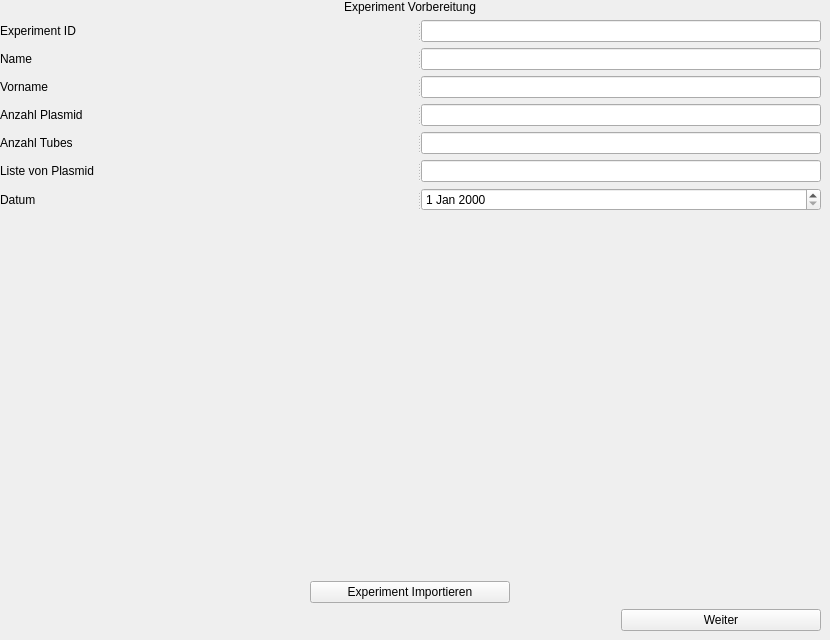
               <widget class="QWidget" name="vorbereitungExperimentPage">
                <property name="sizePolicy">
                 <sizepolicy hsizetype="Expanding" vsizetype="Expanding">
                  <horstretch>0</horstretch>
                  <verstretch>0</verstretch>
                 </sizepolicy>
                </property>
                <widget class="QWidget" name="">
                 <property name="geometry">
                  <rect>
                   <x>0</x>
                   <y>0</y>
                   <width>821</width>
                   <height>631</height>
                  </rect>
                 </property>
                 <layout class="QVBoxLayout" name="verticalLayout_4">
                  <item>
                   <layout class="QVBoxLayout" name="verticalLayout">
                    <item alignment="Qt::AlignHCenter">
                     <widget class="QLabel" name="experimentVoebereitungLabel">
                      <property name="text">
                       <string>Experiment Vorbereitung</string>
                      </property>
                     </widget>
                    </item>
                    <item>
                     <widget class="QSplitter" name="splitter">
                      <property name="orientation">
                       <enum>Qt::Horizontal</enum>
                      </property>
                      <widget class="QLabel" name="label_7">
                       <property name="text">
                        <string>Experiment ID</string>
                       </property>
                      </widget>
                      <widget class="QLineEdit" name="experimentIdLE">
                       <property name="minimumSize">
                        <size>
                         <width>100</width>
                         <height>0</height>
                        </size>
                       </property>
                       <property name="maximumSize">
                        <size>
                         <width>400</width>
                         <height>16777215</height>
                        </size>
                       </property>
                       <property name="toolTip">
                        <string>&lt;html&gt;&lt;head/&gt;&lt;body&gt;&lt;p&gt;Experiment ID eingeben&lt;/p&gt;&lt;/body&gt;&lt;/html&gt;</string>
                       </property>
                      </widget>
                     </widget>
                    </item>
                    <item>
                     <widget class="QSplitter" name="splitter_2">
                      <property name="orientation">
                       <enum>Qt::Horizontal</enum>
                      </property>
                      <widget class="QLabel" name="label_10">
                       <property name="text">
                        <string>Name</string>
                       </property>
                      </widget>
                      <widget class="QLineEdit" name="nameLE">
                       <property name="minimumSize">
                        <size>
                         <width>100</width>
                         <height>0</height>
                        </size>
                       </property>
                       <property name="maximumSize">
                        <size>
                         <width>400</width>
                         <height>16777215</height>
                        </size>
                       </property>
                       <property name="toolTip">
                        <string>&lt;html&gt;&lt;head/&gt;&lt;body&gt;&lt;p&gt;Name eingeben&lt;/p&gt;&lt;/body&gt;&lt;/html&gt;</string>
                       </property>
                      </widget>
                     </widget>
                    </item>
                    <item>
                     <widget class="QSplitter" name="splitter_3">
                      <property name="orientation">
                       <enum>Qt::Horizontal</enum>
                      </property>
                      <widget class="QLabel" name="label_11">
                       <property name="text">
                        <string>Vorname</string>
                       </property>
                      </widget>
                      <widget class="QLineEdit" name="vornameLE">
                       <property name="minimumSize">
                        <size>
                         <width>100</width>
                         <height>0</height>
                        </size>
                       </property>
                       <property name="maximumSize">
                        <size>
                         <width>400</width>
                         <height>16777215</height>
                        </size>
                       </property>
                       <property name="toolTip">
                        <string>&lt;html&gt;&lt;head/&gt;&lt;body&gt;&lt;p&gt;Vorname eingeben&lt;/p&gt;&lt;/body&gt;&lt;/html&gt;</string>
                       </property>
                      </widget>
                     </widget>
                    </item>
                    <item>
                     <widget class="QSplitter" name="splitter_4">
                      <property name="orientation">
                       <enum>Qt::Horizontal</enum>
                      </property>
                      <widget class="QLabel" name="label_12">
                       <property name="text">
                        <string>Anzahl Plasmid</string>
                       </property>
                      </widget>
                      <widget class="QLineEdit" name="anzahlPlasmidLE">
                       <property name="minimumSize">
                        <size>
                         <width>100</width>
                         <height>0</height>
                        </size>
                       </property>
                       <property name="maximumSize">
                        <size>
                         <width>400</width>
                         <height>16777215</height>
                        </size>
                       </property>
                       <property name="toolTip">
                        <string>&lt;html&gt;&lt;head/&gt;&lt;body&gt;&lt;p&gt;Anzahl von Plasmid eingeben&lt;/p&gt;&lt;/body&gt;&lt;/html&gt;</string>
                       </property>
                      </widget>
                     </widget>
                    </item>
                    <item>
                     <widget class="QSplitter" name="splitter_6">
                      <property name="orientation">
                       <enum>Qt::Horizontal</enum>
                      </property>
                      <widget class="QLabel" name="label_16">
                       <property name="text">
                        <string>Anzahl Tubes</string>
                       </property>
                      </widget>
                      <widget class="QLineEdit" name="anzahlTubesLE">
                       <property name="minimumSize">
                        <size>
                         <width>100</width>
                         <height>0</height>
                        </size>
                       </property>
                       <property name="maximumSize">
                        <size>
                         <width>400</width>
                         <height>16777215</height>
                        </size>
                       </property>
                       <property name="toolTip">
                        <string>&lt;html&gt;&lt;head/&gt;&lt;body&gt;&lt;p&gt;Anzahl von Tube eingeben&lt;/p&gt;&lt;/body&gt;&lt;/html&gt;</string>
                       </property>
                      </widget>
                     </widget>
                    </item>
                    <item>
                     <widget class="QSplitter" name="splitter_7">
                      <property name="orientation">
                       <enum>Qt::Horizontal</enum>
                      </property>
                      <widget class="QLabel" name="label_18">
                       <property name="text">
                        <string>Liste von Plasmid</string>
                       </property>
                      </widget>
                      <widget class="QLineEdit" name="plasmidListEV_LE">
                       <property name="minimumSize">
                        <size>
                         <width>100</width>
                         <height>0</height>
                        </size>
                       </property>
                       <property name="maximumSize">
                        <size>
                         <width>400</width>
                         <height>16777215</height>
                        </size>
                       </property>
                       <property name="toolTip">
                        <string>&lt;html&gt;&lt;head/&gt;&lt;body&gt;&lt;p&gt;Anzahl von Tube eingeben&lt;/p&gt;&lt;/body&gt;&lt;/html&gt;</string>
                       </property>
                      </widget>
                     </widget>
                    </item>
                    <item>
                     <widget class="QSplitter" name="splitter_5">
                      <property name="orientation">
                       <enum>Qt::Horizontal</enum>
                      </property>
                      <widget class="QLabel" name="label_13">
                       <property name="text">
                        <string>Datum</string>
                       </property>
                      </widget>
                      <widget class="QDateEdit" name="datumLE">
                       <property name="minimumSize">
                        <size>
                         <width>100</width>
                         <height>0</height>
                        </size>
                       </property>
                       <property name="maximumSize">
                        <size>
                         <width>400</width>
                         <height>16777215</height>
                        </size>
                       </property>
                      </widget>
                     </widget>
                    </item>
                    <item>
                     <spacer name="verticalSpacer_4">
                      <property name="orientation">
                       <enum>Qt::Vertical</enum>
                      </property>
                      <property name="sizeHint" stdset="0">
                       <size>
                        <width>20</width>
                        <height>40</height>
                       </size>
                      </property>
                     </spacer>
                    </item>
                    <item alignment="Qt::AlignHCenter">
                     <widget class="QLabel" name="label_14">
                      <property name="maximumSize">
                       <size>
                        <width>16777215</width>
                        <height>50</height>
                       </size>
                      </property>
                      <property name="text">
                       <string/>
                      </property>
                     </widget>
                    </item>
                    <item alignment="Qt::AlignHCenter">
                     <widget class="QPushButton" name="experimentImportierenVorbereitung">
                      <property name="minimumSize">
                       <size>
                        <width>200</width>
                        <height>0</height>
                       </size>
                      </property>
                      <property name="maximumSize">
                       <size>
                        <width>200</width>
                        <height>16777215</height>
                       </size>
                      </property>
                      <property name="text">
                       <string>Experiment Importieren</string>
                      </property>
                     </widget>
                    </item>
                   </layout>
                  </item>
                  <item>
                   <layout class="QHBoxLayout" name="horizontalLayout_4">
                    <item>
                     <spacer name="horizontalSpacer">
                      <property name="orientation">
                       <enum>Qt::Horizontal</enum>
                      </property>
                      <property name="sizeHint" stdset="0">
                       <size>
                        <width>40</width>
                        <height>20</height>
                       </size>
                      </property>
                     </spacer>
                    </item>
                    <item alignment="Qt::AlignRight">
                     <widget class="QPushButton" name="vorbereitungNext">
                      <property name="minimumSize">
                       <size>
                        <width>200</width>
                        <height>0</height>
                       </size>
                      </property>
                      <property name="maximumSize">
                       <size>
                        <width>200</width>
                        <height>16777215</height>
                       </size>
                      </property>
                      <property name="text">
                       <string>Weiter</string>
                      </property>
                     </widget>
                    </item>
                   </layout>
                  </item>
                 </layout>
                </widget>
               </widget>
